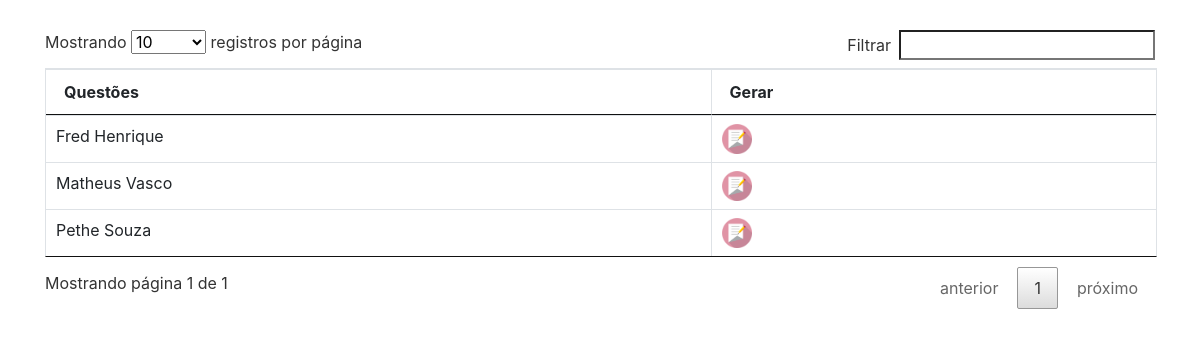
Before: /listagem-prova.php with the older database file.
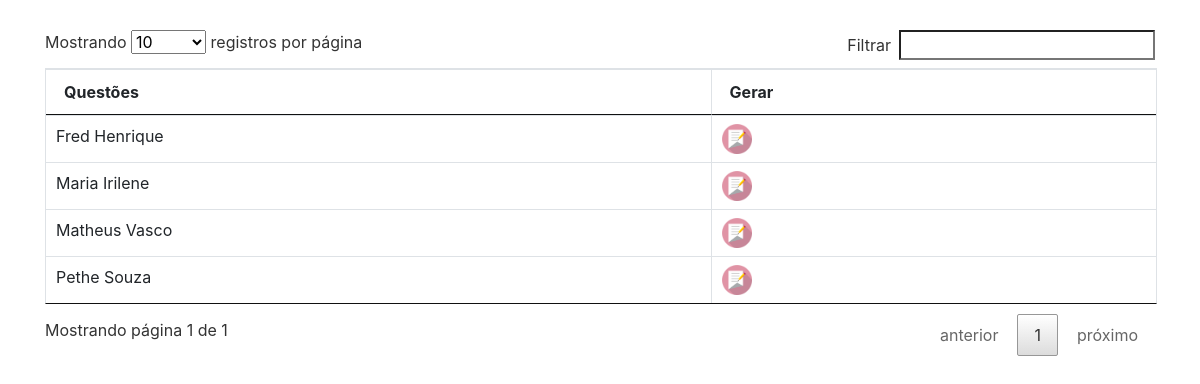
After: the same page with the newer database file.
### tables this page shows
CREATE TABLE IF NOT EXISTS `professor` (
  `id` int(11) NOT NULL AUTO_INCREMENT,
  `nome` varchar(60) DEFAULT NULL,
  `login` varchar(20) DEFAULT NULL,
  `senha` varchar(32) DEFAULT NULL,
  PRIMARY KEY (`id`)
);

### listagem-prova.php (the view, shortened to what this page needs)
<?php
    require_once 'conexao.php';
?>
<!DOCTYPE html>
<html lang="pt-br">
<head>
    <link rel="stylesheet" href="css/bootstrap.min.css">
    <link rel="stylesheet" href="css/datatable.css">
    <link rel="stylesheet" href="css/dataTables.bootstrap.min.css">
</head>
<body>
<div class="container" style="position:relative;top:30px;">
        <table id="tabela" class="table table-bordered table-hover">
            <thead>
                <tr class="th">
                    <th>Questões</th>
                    <th>Gerar</th>
                </tr>
            </thead>
            <tbody>
                <?php
                    $sql = "SELECT * FROM professor";
                    $resultado = mysqli_query($conn, $sql);
                    while($row = mysqli_fetch_array($resultado)):
                ?>
                <tr>
                    <?php $id = $row['id'];?>
                    <td><?php echo utf8_encode($row['nome'])?></td>
                    <td><a href="excluir/excluir-prof.php?id=<?php echo $id?>" onclick="return confirm('Tem certeza?')"><img src="img/prova.png" width="30px;"></a></td>
                </tr>
                <?php
                    endwhile;
                ?>
            </tbody>
        </table>
    </div>
</body>
</html>
</body>
</html>

Changed rows visible on the page:
added professor: nome "Maria Irilene"
